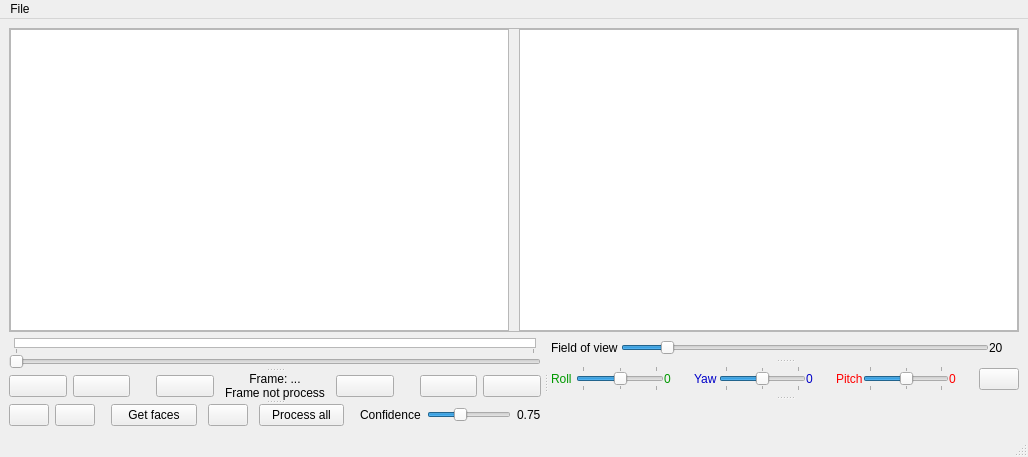
<?xml version="1.0" encoding="UTF-8"?>
<ui version="4.0">
 <class>MainWindow</class>
 <widget class="QMainWindow" name="MainWindow">
  <property name="geometry">
   <rect>
    <x>0</x>
    <y>0</y>
    <width>1028</width>
    <height>457</height>
   </rect>
  </property>
  <property name="minimumSize">
   <size>
    <width>1028</width>
    <height>457</height>
   </size>
  </property>
  <property name="windowTitle">
   <string>MainWindow</string>
  </property>
  <widget class="QWidget" name="MainWindows">
   <layout class="QGridLayout" name="gridLayout">
    <item row="0" column="0">
     <layout class="QGridLayout" name="gridViewerLayout">
      <property name="sizeConstraint">
       <enum>QLayout::SetDefaultConstraint</enum>
      </property>
      <property name="spacing">
       <number>0</number>
      </property>
      <item row="0" column="0">
       <widget class="QFrame" name="frame">
        <property name="frameShape">
         <enum>QFrame::StyledPanel</enum>
        </property>
        <property name="frameShadow">
         <enum>QFrame::Raised</enum>
        </property>
        <property name="lineWidth">
         <number>0</number>
        </property>
        <layout class="QHBoxLayout" name="horizontalLayout">
         <property name="spacing">
          <number>10</number>
         </property>
         <property name="leftMargin">
          <number>0</number>
         </property>
         <property name="topMargin">
          <number>0</number>
         </property>
         <property name="rightMargin">
          <number>0</number>
         </property>
         <property name="bottomMargin">
          <number>0</number>
         </property>
         <item>
          <widget class="QGraphicsView" name="VideoWidget">
           <property name="sizePolicy">
            <sizepolicy hsizetype="Expanding" vsizetype="Expanding">
             <horstretch>50</horstretch>
             <verstretch>100</verstretch>
            </sizepolicy>
           </property>
           <property name="baseSize">
            <size>
             <width>0</width>
             <height>0</height>
            </size>
           </property>
           <property name="cursor" stdset="0">
            <cursorShape>ArrowCursor</cursorShape>
           </property>
           <property name="verticalScrollBarPolicy">
            <enum>Qt::ScrollBarAlwaysOff</enum>
           </property>
           <property name="horizontalScrollBarPolicy">
            <enum>Qt::ScrollBarAlwaysOff</enum>
           </property>
           <property name="backgroundBrush">
            <brush brushstyle="SolidPattern">
             <color alpha="255">
              <red>0</red>
              <green>0</green>
              <blue>0</blue>
             </color>
            </brush>
           </property>
           <property name="dragMode">
            <enum>QGraphicsView::NoDrag</enum>
           </property>
           <property name="cacheMode">
            <set>QGraphicsView::CacheNone</set>
           </property>
           <property name="resizeAnchor">
            <enum>QGraphicsView::AnchorViewCenter</enum>
           </property>
          </widget>
         </item>
         <item>
          <widget class="QGraphicsView" name="GLWidget">
           <property name="sizePolicy">
            <sizepolicy hsizetype="Expanding" vsizetype="Expanding">
             <horstretch>50</horstretch>
             <verstretch>100</verstretch>
            </sizepolicy>
           </property>
           <property name="verticalScrollBarPolicy">
            <enum>Qt::ScrollBarAlwaysOff</enum>
           </property>
           <property name="horizontalScrollBarPolicy">
            <enum>Qt::ScrollBarAlwaysOff</enum>
           </property>
           <property name="backgroundBrush">
            <brush brushstyle="SolidPattern">
             <color alpha="255">
              <red>0</red>
              <green>0</green>
              <blue>0</blue>
             </color>
            </brush>
           </property>
           <property name="resizeAnchor">
            <enum>QGraphicsView::AnchorViewCenter</enum>
           </property>
          </widget>
         </item>
        </layout>
       </widget>
      </item>
     </layout>
    </item>
    <item row="1" column="0">
     <widget class="QSplitter" name="BOTTOM">
      <property name="orientation">
       <enum>Qt::Horizontal</enum>
      </property>
      <property name="opaqueResize">
       <bool>false</bool>
      </property>
      <property name="handleWidth">
       <number>10</number>
      </property>
      <property name="childrenCollapsible">
       <bool>true</bool>
      </property>
      <widget class="QSplitter" name="LEFT">
       <property name="sizePolicy">
        <sizepolicy hsizetype="Expanding" vsizetype="Minimum">
         <horstretch>50</horstretch>
         <verstretch>100</verstretch>
        </sizepolicy>
       </property>
       <property name="orientation">
        <enum>Qt::Vertical</enum>
       </property>
       <widget class="QWidget" name="layoutWidget">
        <layout class="QVBoxLayout" name="verticalLayout_3">
         <property name="spacing">
          <number>0</number>
         </property>
         <item>
          <layout class="QHBoxLayout" name="horizontalLayout_2">
           <property name="spacing">
            <number>0</number>
           </property>
           <item>
            <spacer name="horizontalSpacer_6">
             <property name="orientation">
              <enum>Qt::Horizontal</enum>
             </property>
             <property name="sizeType">
              <enum>QSizePolicy::Fixed</enum>
             </property>
             <property name="sizeHint" stdset="0">
              <size>
               <width>5</width>
               <height>1</height>
              </size>
             </property>
            </spacer>
           </item>
           <item>
            <widget class="QTableWidget" name="videoProcessTable">
             <property name="sizePolicy">
              <sizepolicy hsizetype="Expanding" vsizetype="Minimum">
               <horstretch>0</horstretch>
               <verstretch>0</verstretch>
              </sizepolicy>
             </property>
             <property name="maximumSize">
              <size>
               <width>16777215</width>
               <height>10</height>
              </size>
             </property>
             <property name="lineWidth">
              <number>0</number>
             </property>
             <property name="verticalScrollBarPolicy">
              <enum>Qt::ScrollBarAlwaysOff</enum>
             </property>
             <property name="horizontalScrollBarPolicy">
              <enum>Qt::ScrollBarAlwaysOff</enum>
             </property>
             <property name="sizeAdjustPolicy">
              <enum>QAbstractScrollArea::AdjustIgnored</enum>
             </property>
             <property name="autoScroll">
              <bool>false</bool>
             </property>
             <property name="editTriggers">
              <set>QAbstractItemView::NoEditTriggers</set>
             </property>
             <property name="tabKeyNavigation">
              <bool>false</bool>
             </property>
             <property name="showDropIndicator" stdset="0">
              <bool>false</bool>
             </property>
             <property name="dragDropOverwriteMode">
              <bool>false</bool>
             </property>
             <property name="selectionMode">
              <enum>QAbstractItemView::NoSelection</enum>
             </property>
             <property name="textElideMode">
              <enum>Qt::ElideNone</enum>
             </property>
             <property name="showGrid">
              <bool>false</bool>
             </property>
             <property name="gridStyle">
              <enum>Qt::SolidLine</enum>
             </property>
             <property name="sortingEnabled">
              <bool>false</bool>
             </property>
             <property name="rowCount">
              <number>1</number>
             </property>
             <property name="columnCount">
              <number>1</number>
             </property>
             <attribute name="horizontalHeaderVisible">
              <bool>false</bool>
             </attribute>
             <attribute name="horizontalHeaderCascadingSectionResizes">
              <bool>false</bool>
             </attribute>
             <attribute name="horizontalHeaderDefaultSectionSize">
              <number>0</number>
             </attribute>
             <attribute name="horizontalHeaderHighlightSections">
              <bool>false</bool>
             </attribute>
             <attribute name="horizontalHeaderMinimumSectionSize">
              <number>0</number>
             </attribute>
             <attribute name="horizontalHeaderShowSortIndicator" stdset="0">
              <bool>false</bool>
             </attribute>
             <attribute name="horizontalHeaderStretchLastSection">
              <bool>false</bool>
             </attribute>
             <attribute name="verticalHeaderVisible">
              <bool>false</bool>
             </attribute>
             <attribute name="verticalHeaderDefaultSectionSize">
              <number>10</number>
             </attribute>
             <attribute name="verticalHeaderMinimumSectionSize">
              <number>10</number>
             </attribute>
             <row/>
             <column/>
            </widget>
           </item>
           <item>
            <spacer name="horizontalSpacer_5">
             <property name="orientation">
              <enum>Qt::Horizontal</enum>
             </property>
             <property name="sizeType">
              <enum>QSizePolicy::Fixed</enum>
             </property>
             <property name="sizeHint" stdset="0">
              <size>
               <width>5</width>
               <height>10</height>
              </size>
             </property>
            </spacer>
           </item>
          </layout>
         </item>
         <item>
          <widget class="QSlider" name="videoSlider">
           <property name="sizePolicy">
            <sizepolicy hsizetype="Expanding" vsizetype="Fixed">
             <horstretch>50</horstretch>
             <verstretch>0</verstretch>
            </sizepolicy>
           </property>
           <property name="cursor">
            <cursorShape>ArrowCursor</cursorShape>
           </property>
           <property name="maximum">
            <number>1</number>
           </property>
           <property name="orientation">
            <enum>Qt::Horizontal</enum>
           </property>
           <property name="tickPosition">
            <enum>QSlider::TicksAbove</enum>
           </property>
           <property name="tickInterval">
            <number>1</number>
           </property>
          </widget>
         </item>
        </layout>
       </widget>
       <widget class="QWidget" name="layoutWidget">
        <layout class="QHBoxLayout" name="topButtons">
         <property name="spacing">
          <number>6</number>
         </property>
         <item>
          <widget class="QPushButton" name="last10Frame_PB">
           <property name="text">
            <string/>
           </property>
           <property name="icon">
            <iconset resource="icons.qrc">
             <normaloff>:/icons/images/last-10frame.png</normaloff>:/icons/images/last-10frame.png</iconset>
           </property>
           <property name="iconSize">
            <size>
             <width>16</width>
             <height>16</height>
            </size>
           </property>
          </widget>
         </item>
         <item>
          <widget class="QPushButton" name="lastFrame_PB">
           <property name="text">
            <string/>
           </property>
           <property name="icon">
            <iconset resource="icons.qrc">
             <normaloff>:/icons/images/last-frame.png</normaloff>:/icons/images/last-frame.png</iconset>
           </property>
           <property name="iconSize">
            <size>
             <width>16</width>
             <height>16</height>
            </size>
           </property>
          </widget>
         </item>
         <item>
          <spacer name="horizontalSpacer_2">
           <property name="orientation">
            <enum>Qt::Horizontal</enum>
           </property>
           <property name="sizeType">
            <enum>QSizePolicy::Fixed</enum>
           </property>
           <property name="sizeHint" stdset="0">
            <size>
             <width>20</width>
             <height>20</height>
            </size>
           </property>
          </spacer>
         </item>
         <item>
          <widget class="QPushButton" name="read_PB">
           <property name="text">
            <string/>
           </property>
           <property name="icon">
            <iconset resource="icons.qrc">
             <normaloff>:/icons/images/play.png</normaloff>:/icons/images/play.png</iconset>
           </property>
          </widget>
         </item>
         <item>
          <layout class="QVBoxLayout" name="verticalLayout_2">
           <property name="spacing">
            <number>0</number>
           </property>
           <item>
            <widget class="QLabel" name="frameInfo">
             <property name="sizePolicy">
              <sizepolicy hsizetype="Ignored" vsizetype="Minimum">
               <horstretch>0</horstretch>
               <verstretch>0</verstretch>
              </sizepolicy>
             </property>
             <property name="text">
              <string>Frame: ...</string>
             </property>
             <property name="alignment">
              <set>Qt::AlignCenter</set>
             </property>
            </widget>
           </item>
           <item>
            <widget class="QLabel" name="facesInfo">
             <property name="enabled">
              <bool>true</bool>
             </property>
             <property name="sizePolicy">
              <sizepolicy hsizetype="Fixed" vsizetype="Minimum">
               <horstretch>0</horstretch>
               <verstretch>0</verstretch>
              </sizepolicy>
             </property>
             <property name="minimumSize">
              <size>
               <width>110</width>
               <height>0</height>
              </size>
             </property>
             <property name="text">
              <string>Frame not process</string>
             </property>
             <property name="alignment">
              <set>Qt::AlignCenter</set>
             </property>
            </widget>
           </item>
          </layout>
         </item>
         <item>
          <widget class="QPushButton" name="pause_PB">
           <property name="sizePolicy">
            <sizepolicy hsizetype="Minimum" vsizetype="Fixed">
             <horstretch>0</horstretch>
             <verstretch>0</verstretch>
            </sizepolicy>
           </property>
           <property name="text">
            <string/>
           </property>
           <property name="icon">
            <iconset resource="icons.qrc">
             <normaloff>:/icons/images/pause.png</normaloff>:/icons/images/pause.png</iconset>
           </property>
          </widget>
         </item>
         <item>
          <spacer name="horizontalSpacer_3">
           <property name="orientation">
            <enum>Qt::Horizontal</enum>
           </property>
           <property name="sizeType">
            <enum>QSizePolicy::Fixed</enum>
           </property>
           <property name="sizeHint" stdset="0">
            <size>
             <width>20</width>
             <height>20</height>
            </size>
           </property>
          </spacer>
         </item>
         <item>
          <widget class="QPushButton" name="nextFrame_PB">
           <property name="text">
            <string/>
           </property>
           <property name="icon">
            <iconset resource="icons.qrc">
             <normaloff>:/icons/images/next-frame.png</normaloff>:/icons/images/next-frame.png</iconset>
           </property>
          </widget>
         </item>
         <item>
          <widget class="QPushButton" name="next10Frame_PB">
           <property name="sizePolicy">
            <sizepolicy hsizetype="Minimum" vsizetype="Fixed">
             <horstretch>0</horstretch>
             <verstretch>0</verstretch>
            </sizepolicy>
           </property>
           <property name="text">
            <string/>
           </property>
           <property name="icon">
            <iconset resource="icons.qrc">
             <normaloff>:/icons/images/next-10frame.png</normaloff>:/icons/images/next-10frame.png</iconset>
           </property>
          </widget>
         </item>
        </layout>
       </widget>
       <widget class="QWidget" name="layoutWidget">
        <layout class="QHBoxLayout" name="bottomButtons">
         <item>
          <widget class="QPushButton" name="square_BT">
           <property name="enabled">
            <bool>true</bool>
           </property>
           <property name="sizePolicy">
            <sizepolicy hsizetype="Fixed" vsizetype="Fixed">
             <horstretch>0</horstretch>
             <verstretch>0</verstretch>
            </sizepolicy>
           </property>
           <property name="text">
            <string/>
           </property>
           <property name="icon">
            <iconset>
             <normaloff>images/square-off.png</normaloff>
             <normalon>:/icons/images/square.png</normalon>
             <activeoff>:/icons/images/square-off.png</activeoff>
             <selectedoff>:/icons/images/square-off.png</selectedoff>images/square-off.png</iconset>
           </property>
           <property name="checkable">
            <bool>true</bool>
           </property>
          </widget>
         </item>
         <item>
          <widget class="QPushButton" name="coordinates_PB">
           <property name="enabled">
            <bool>true</bool>
           </property>
           <property name="sizePolicy">
            <sizepolicy hsizetype="Fixed" vsizetype="Fixed">
             <horstretch>0</horstretch>
             <verstretch>0</verstretch>
            </sizepolicy>
           </property>
           <property name="text">
            <string/>
           </property>
           <property name="icon">
            <iconset>
             <normaloff>images/coordinates-off.png</normaloff>
             <normalon>:/icons/images/coordinates.png</normalon>
             <activeoff>:/icons/images/coordinates-off.png</activeoff>
             <selectedoff>:/icons/images/coordinates-off.png</selectedoff>images/coordinates-off.png</iconset>
           </property>
           <property name="checkable">
            <bool>true</bool>
           </property>
          </widget>
         </item>
         <item>
          <spacer name="horizontalSpacer_4">
           <property name="orientation">
            <enum>Qt::Horizontal</enum>
           </property>
           <property name="sizeType">
            <enum>QSizePolicy::Minimum</enum>
           </property>
           <property name="sizeHint" stdset="0">
            <size>
             <width>10</width>
             <height>20</height>
            </size>
           </property>
          </spacer>
         </item>
         <item>
          <widget class="QPushButton" name="headPosition_PB">
           <property name="sizePolicy">
            <sizepolicy hsizetype="Expanding" vsizetype="Fixed">
             <horstretch>0</horstretch>
             <verstretch>0</verstretch>
            </sizepolicy>
           </property>
           <property name="text">
            <string>Get faces</string>
           </property>
          </widget>
         </item>
         <item>
          <spacer name="horizontalSpacer_8">
           <property name="orientation">
            <enum>Qt::Horizontal</enum>
           </property>
           <property name="sizeType">
            <enum>QSizePolicy::Minimum</enum>
           </property>
           <property name="sizeHint" stdset="0">
            <size>
             <width>5</width>
             <height>20</height>
            </size>
           </property>
          </spacer>
         </item>
         <item>
          <widget class="QPushButton" name="screenshot_PB">
           <property name="sizePolicy">
            <sizepolicy hsizetype="Fixed" vsizetype="Fixed">
             <horstretch>0</horstretch>
             <verstretch>0</verstretch>
            </sizepolicy>
           </property>
           <property name="text">
            <string/>
           </property>
           <property name="icon">
            <iconset resource="icons.qrc">
             <normaloff>:/icons/images/photo.png</normaloff>:/icons/images/photo.png</iconset>
           </property>
          </widget>
         </item>
         <item>
          <spacer name="horizontalSpacer_7">
           <property name="orientation">
            <enum>Qt::Horizontal</enum>
           </property>
           <property name="sizeType">
            <enum>QSizePolicy::Minimum</enum>
           </property>
           <property name="sizeHint" stdset="0">
            <size>
             <width>5</width>
             <height>20</height>
            </size>
           </property>
          </spacer>
         </item>
         <item>
          <widget class="QPushButton" name="processAllVideo_PB">
           <property name="sizePolicy">
            <sizepolicy hsizetype="Expanding" vsizetype="Fixed">
             <horstretch>0</horstretch>
             <verstretch>0</verstretch>
            </sizepolicy>
           </property>
           <property name="text">
            <string>Process all</string>
           </property>
          </widget>
         </item>
         <item>
          <spacer name="horizontalSpacer">
           <property name="orientation">
            <enum>Qt::Horizontal</enum>
           </property>
           <property name="sizeType">
            <enum>QSizePolicy::Minimum</enum>
           </property>
           <property name="sizeHint" stdset="0">
            <size>
             <width>10</width>
             <height>20</height>
            </size>
           </property>
          </spacer>
         </item>
         <item>
          <layout class="QHBoxLayout" name="confidenceLayout">
           <item>
            <widget class="QLabel" name="confidenceTitle">
             <property name="sizePolicy">
              <sizepolicy hsizetype="Fixed" vsizetype="Preferred">
               <horstretch>0</horstretch>
               <verstretch>0</verstretch>
              </sizepolicy>
             </property>
             <property name="text">
              <string>Confidence</string>
             </property>
            </widget>
           </item>
           <item>
            <widget class="QSlider" name="confidenceSlider">
             <property name="sizePolicy">
              <sizepolicy hsizetype="Minimum" vsizetype="Fixed">
               <horstretch>0</horstretch>
               <verstretch>0</verstretch>
              </sizepolicy>
             </property>
             <property name="maximum">
              <number>200</number>
             </property>
             <property name="singleStep">
              <number>5</number>
             </property>
             <property name="pageStep">
              <number>5</number>
             </property>
             <property name="value">
              <number>75</number>
             </property>
             <property name="orientation">
              <enum>Qt::Horizontal</enum>
             </property>
             <property name="tickPosition">
              <enum>QSlider::NoTicks</enum>
             </property>
             <property name="tickInterval">
              <number>1</number>
             </property>
            </widget>
           </item>
           <item>
            <widget class="QLabel" name="confidenceInfo">
             <property name="sizePolicy">
              <sizepolicy hsizetype="Fixed" vsizetype="Fixed">
               <horstretch>0</horstretch>
               <verstretch>0</verstretch>
              </sizepolicy>
             </property>
             <property name="text">
              <string>0.75</string>
             </property>
            </widget>
           </item>
          </layout>
         </item>
        </layout>
       </widget>
      </widget>
      <widget class="QSplitter" name="RIGHT">
       <property name="sizePolicy">
        <sizepolicy hsizetype="Expanding" vsizetype="Minimum">
         <horstretch>50</horstretch>
         <verstretch>100</verstretch>
        </sizepolicy>
       </property>
       <property name="orientation">
        <enum>Qt::Vertical</enum>
       </property>
       <property name="handleWidth">
        <number>5</number>
       </property>
       <widget class="QWidget" name="layoutWidget">
        <layout class="QHBoxLayout" name="topGLUtils">
         <item>
          <layout class="QHBoxLayout" name="horizontalLayout_4">
           <property name="spacing">
            <number>0</number>
           </property>
           <property name="sizeConstraint">
            <enum>QLayout::SetMinimumSize</enum>
           </property>
           <item>
            <widget class="QLabel" name="fovyTitle">
             <property name="sizePolicy">
              <sizepolicy hsizetype="Fixed" vsizetype="Preferred">
               <horstretch>0</horstretch>
               <verstretch>0</verstretch>
              </sizepolicy>
             </property>
             <property name="minimumSize">
              <size>
               <width>70</width>
               <height>0</height>
              </size>
             </property>
             <property name="text">
              <string>Field of view</string>
             </property>
            </widget>
           </item>
           <item>
            <widget class="QSlider" name="fovySlider">
             <property name="sizePolicy">
              <sizepolicy hsizetype="Expanding" vsizetype="Fixed">
               <horstretch>0</horstretch>
               <verstretch>0</verstretch>
              </sizepolicy>
             </property>
             <property name="minimum">
              <number>0</number>
             </property>
             <property name="maximum">
              <number>180</number>
             </property>
             <property name="value">
              <number>20</number>
             </property>
             <property name="orientation">
              <enum>Qt::Horizontal</enum>
             </property>
             <property name="tickPosition">
              <enum>QSlider::NoTicks</enum>
             </property>
             <property name="tickInterval">
              <number>45</number>
             </property>
            </widget>
           </item>
           <item>
            <widget class="QLabel" name="fovyInfo">
             <property name="sizePolicy">
              <sizepolicy hsizetype="Fixed" vsizetype="Preferred">
               <horstretch>0</horstretch>
               <verstretch>0</verstretch>
              </sizepolicy>
             </property>
             <property name="minimumSize">
              <size>
               <width>30</width>
               <height>0</height>
              </size>
             </property>
             <property name="text">
              <string>20</string>
             </property>
             <property name="alignment">
              <set>Qt::AlignLeading|Qt::AlignLeft|Qt::AlignVCenter</set>
             </property>
             <property name="margin">
              <number>5</number>
             </property>
            </widget>
           </item>
          </layout>
         </item>
        </layout>
       </widget>
       <widget class="QWidget" name="layoutWidget">
        <layout class="QHBoxLayout" name="horizontalLayout_3">
         <property name="spacing">
          <number>0</number>
         </property>
         <item>
          <layout class="QHBoxLayout" name="horizontalLayout_8">
           <item>
            <widget class="QLabel" name="rollTitle">
             <property name="sizePolicy">
              <sizepolicy hsizetype="Fixed" vsizetype="Preferred">
               <horstretch>0</horstretch>
               <verstretch>0</verstretch>
              </sizepolicy>
             </property>
             <property name="minimumSize">
              <size>
               <width>25</width>
               <height>0</height>
              </size>
             </property>
             <property name="styleSheet">
              <string notr="true">color: rgb(0, 153, 0)</string>
             </property>
             <property name="text">
              <string>Roll</string>
             </property>
            </widget>
           </item>
           <item>
            <widget class="QSlider" name="rollSlider">
             <property name="sizePolicy">
              <sizepolicy hsizetype="Minimum" vsizetype="Fixed">
               <horstretch>0</horstretch>
               <verstretch>0</verstretch>
              </sizepolicy>
             </property>
             <property name="minimum">
              <number>-180</number>
             </property>
             <property name="maximum">
              <number>180</number>
             </property>
             <property name="orientation">
              <enum>Qt::Horizontal</enum>
             </property>
             <property name="tickPosition">
              <enum>QSlider::TicksBothSides</enum>
             </property>
             <property name="tickInterval">
              <number>180</number>
             </property>
            </widget>
           </item>
           <item>
            <widget class="QLabel" name="rollInfo">
             <property name="sizePolicy">
              <sizepolicy hsizetype="Fixed" vsizetype="Fixed">
               <horstretch>0</horstretch>
               <verstretch>0</verstretch>
              </sizepolicy>
             </property>
             <property name="minimumSize">
              <size>
               <width>30</width>
               <height>0</height>
              </size>
             </property>
             <property name="styleSheet">
              <string notr="true">color: rgb(0, 153, 0)</string>
             </property>
             <property name="text">
              <string>0</string>
             </property>
             <property name="alignment">
              <set>Qt::AlignLeading|Qt::AlignLeft|Qt::AlignVCenter</set>
             </property>
             <property name="margin">
              <number>5</number>
             </property>
            </widget>
           </item>
          </layout>
         </item>
         <item>
          <layout class="QHBoxLayout" name="horizontalLayout_7">
           <item>
            <widget class="QLabel" name="yawTitle">
             <property name="sizePolicy">
              <sizepolicy hsizetype="Fixed" vsizetype="Preferred">
               <horstretch>0</horstretch>
               <verstretch>0</verstretch>
              </sizepolicy>
             </property>
             <property name="minimumSize">
              <size>
               <width>25</width>
               <height>0</height>
              </size>
             </property>
             <property name="styleSheet">
              <string notr="true">color: rgb(0, 0, 200)</string>
             </property>
             <property name="text">
              <string>Yaw</string>
             </property>
            </widget>
           </item>
           <item>
            <widget class="QSlider" name="yawSlider">
             <property name="sizePolicy">
              <sizepolicy hsizetype="Minimum" vsizetype="Fixed">
               <horstretch>0</horstretch>
               <verstretch>0</verstretch>
              </sizepolicy>
             </property>
             <property name="minimum">
              <number>-180</number>
             </property>
             <property name="maximum">
              <number>180</number>
             </property>
             <property name="orientation">
              <enum>Qt::Horizontal</enum>
             </property>
             <property name="tickPosition">
              <enum>QSlider::TicksBothSides</enum>
             </property>
             <property name="tickInterval">
              <number>180</number>
             </property>
            </widget>
           </item>
           <item>
            <widget class="QLabel" name="yawInfo">
             <property name="sizePolicy">
              <sizepolicy hsizetype="Fixed" vsizetype="Fixed">
               <horstretch>0</horstretch>
               <verstretch>0</verstretch>
              </sizepolicy>
             </property>
             <property name="minimumSize">
              <size>
               <width>30</width>
               <height>0</height>
              </size>
             </property>
             <property name="styleSheet">
              <string notr="true">color: rgb(0, 0, 200)</string>
             </property>
             <property name="text">
              <string>0</string>
             </property>
             <property name="alignment">
              <set>Qt::AlignLeading|Qt::AlignLeft|Qt::AlignVCenter</set>
             </property>
             <property name="margin">
              <number>5</number>
             </property>
            </widget>
           </item>
          </layout>
         </item>
         <item>
          <layout class="QHBoxLayout" name="horizontalLayout_6">
           <item>
            <widget class="QLabel" name="pitchTitle">
             <property name="sizePolicy">
              <sizepolicy hsizetype="Fixed" vsizetype="Preferred">
               <horstretch>0</horstretch>
               <verstretch>0</verstretch>
              </sizepolicy>
             </property>
             <property name="minimumSize">
              <size>
               <width>25</width>
               <height>0</height>
              </size>
             </property>
             <property name="styleSheet">
              <string notr="true">color: rgb(255, 0, 0)</string>
             </property>
             <property name="text">
              <string>Pitch</string>
             </property>
            </widget>
           </item>
           <item>
            <widget class="QSlider" name="pitchSlider">
             <property name="sizePolicy">
              <sizepolicy hsizetype="Minimum" vsizetype="Fixed">
               <horstretch>0</horstretch>
               <verstretch>0</verstretch>
              </sizepolicy>
             </property>
             <property name="minimum">
              <number>-180</number>
             </property>
             <property name="maximum">
              <number>180</number>
             </property>
             <property name="orientation">
              <enum>Qt::Horizontal</enum>
             </property>
             <property name="tickPosition">
              <enum>QSlider::TicksBothSides</enum>
             </property>
             <property name="tickInterval">
              <number>180</number>
             </property>
            </widget>
           </item>
           <item>
            <widget class="QLabel" name="pitchInfo">
             <property name="sizePolicy">
              <sizepolicy hsizetype="Fixed" vsizetype="Fixed">
               <horstretch>0</horstretch>
               <verstretch>0</verstretch>
              </sizepolicy>
             </property>
             <property name="minimumSize">
              <size>
               <width>30</width>
               <height>0</height>
              </size>
             </property>
             <property name="styleSheet">
              <string notr="true">color: rgb(255, 0, 0)</string>
             </property>
             <property name="text">
              <string>0</string>
             </property>
             <property name="alignment">
              <set>Qt::AlignLeading|Qt::AlignLeft|Qt::AlignVCenter</set>
             </property>
             <property name="margin">
              <number>5</number>
             </property>
            </widget>
           </item>
          </layout>
         </item>
         <item>
          <widget class="QPushButton" name="resetButton">
           <property name="sizePolicy">
            <sizepolicy hsizetype="Fixed" vsizetype="Fixed">
             <horstretch>0</horstretch>
             <verstretch>0</verstretch>
            </sizepolicy>
           </property>
           <property name="text">
            <string/>
           </property>
           <property name="icon">
            <iconset resource="icons.qrc">
             <normaloff>:/icons/images/refresh.png</normaloff>:/icons/images/refresh.png</iconset>
           </property>
           <property name="iconSize">
            <size>
             <width>10</width>
             <height>10</height>
            </size>
           </property>
          </widget>
         </item>
        </layout>
       </widget>
       <widget class="QWidget" name="layoutWidget">
        <layout class="QHBoxLayout" name="horizontalLayout_5">
         <property name="spacing">
          <number>0</number>
         </property>
         <property name="sizeConstraint">
          <enum>QLayout::SetMinimumSize</enum>
         </property>
         <item>
          <spacer name="horizontalSpacer_9">
           <property name="orientation">
            <enum>Qt::Horizontal</enum>
           </property>
           <property name="sizeHint" stdset="0">
            <size>
             <width>40</width>
             <height>20</height>
            </size>
           </property>
          </spacer>
         </item>
        </layout>
       </widget>
      </widget>
     </widget>
    </item>
   </layout>
  </widget>
  <widget class="QMenuBar" name="menubar">
   <property name="geometry">
    <rect>
     <x>0</x>
     <y>0</y>
     <width>1028</width>
     <height>21</height>
    </rect>
   </property>
   <widget class="QMenu" name="menuFile">
    <property name="title">
     <string>File</string>
    </property>
    <addaction name="actionOpen_video"/>
    <addaction name="actionOpen_model"/>
   </widget>
   <addaction name="menuFile"/>
  </widget>
  <widget class="QStatusBar" name="statusbar"/>
  <action name="actionOpen_video">
   <property name="text">
    <string>Open video...</string>
   </property>
  </action>
  <action name="actionOpen_model">
   <property name="text">
    <string>Open model...</string>
   </property>
  </action>
 </widget>
 <resources>
  <include location="icons.qrc"/>
 </resources>
 <connections/>
</ui>
